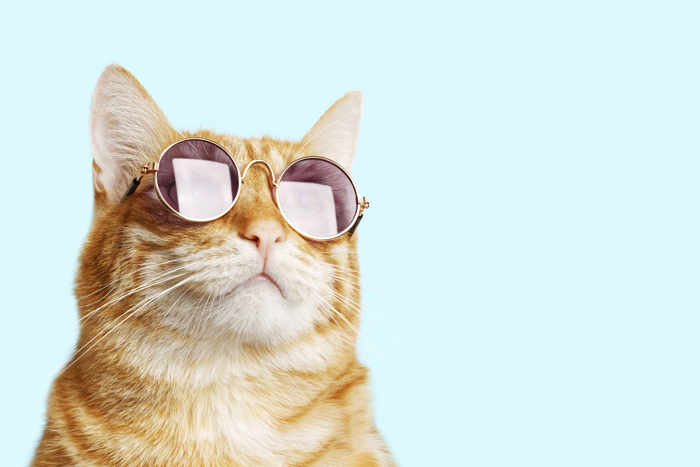
#> input picture images/p3.jpg, 700 x 467 px
$ python min_filter.py
#> lines starting #> are read from the running program, lines starting #| are printed output that depends on the picture
import scipy.ndimage
from PIL import Image
from sys import argv
from pylab import *


def get_min_filter(im):
	return Image.fromarray(scipy.ndimage.filters.minimum_filter(im,size=5, footprint = None, output = None, mode= 'reflect', cval =0.0,origin =0))

if __name__ == '__main__':
	im_link = './images/p3.jpg'
	if len(argv) > 1:
		im_link = './images/' + argv[1]
	im = Image.open(im_link)
#> im is the input picture: PIL image 700x467 RGB; mean R, G, B 214, 225.7, 220.2

	figure(figsize=(15, 15))

	subplot(2, 1, 1, title='Original')
	imshow(im)

	subplot(2, 1, 2, title='Min filter')
	imshow(get_min_filter(im))
#> in get_min_filter, `return Image.fromarray(scipy.ndimage.filters.minimum_filter(im,size=5,..`:
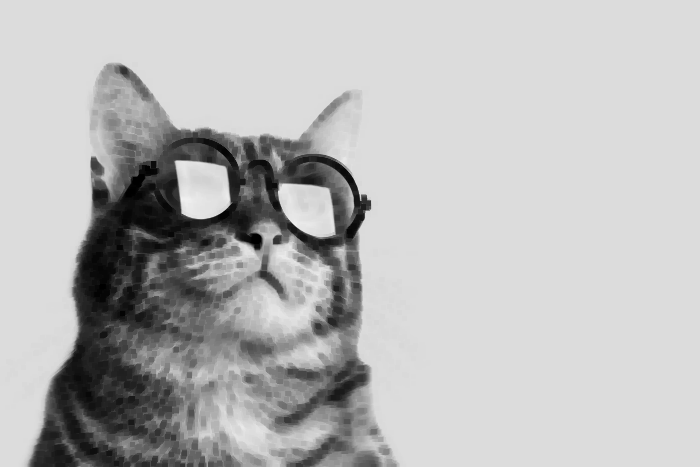
#> returned value: PIL image 700x467 RGB; min 0, max 241, mean 185.4

	show()
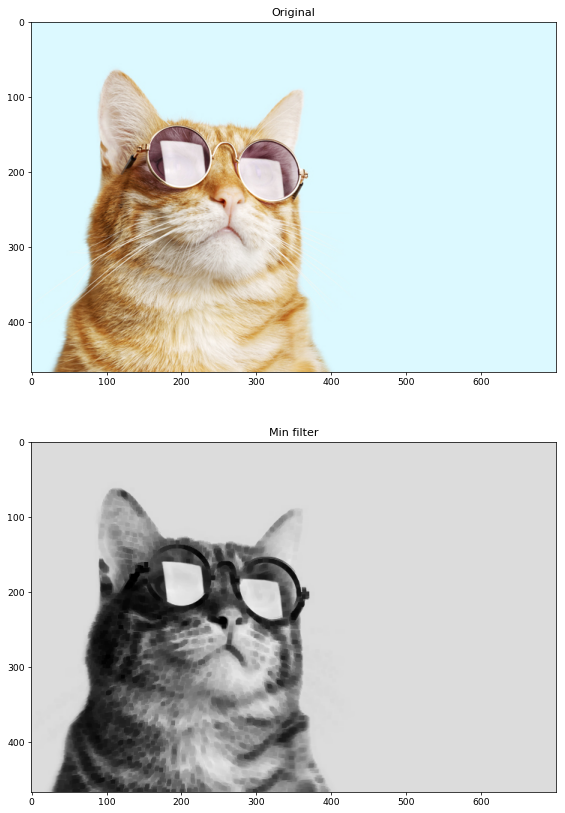
#> figure drawn by matplotlib, 2 panels

$ run again, with images/p2.jpg copied over images/p3.jpg
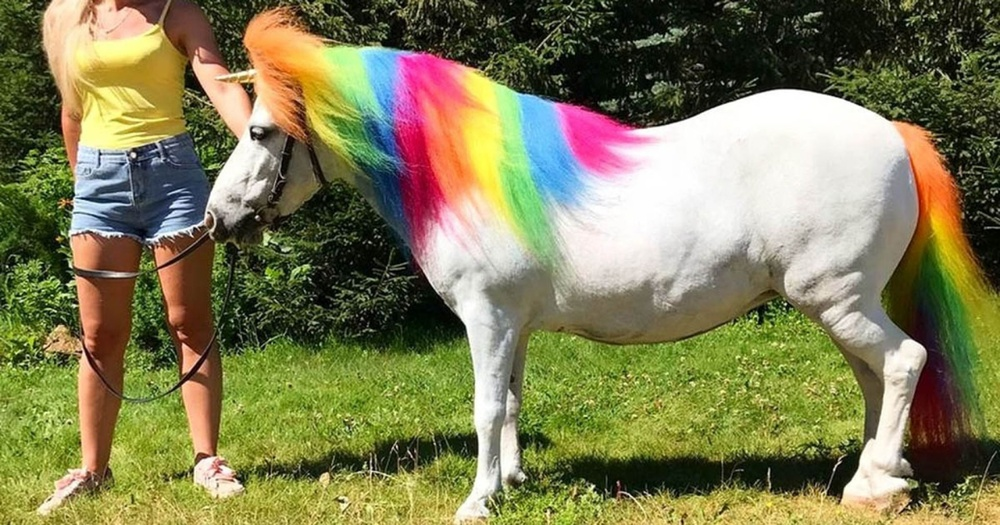
#> input picture images/p2.jpg, 1000 x 525 px, shrunk from 1920 x 1008 before the run
#> im is the input picture: PIL image 1000x525 RGB; mean R, G, B 128.2, 125.3, 85.4
#> in get_min_filter, `return Image.fromarray(scipy.ndimage.filters.minimum_filter(im,size=5,..`:
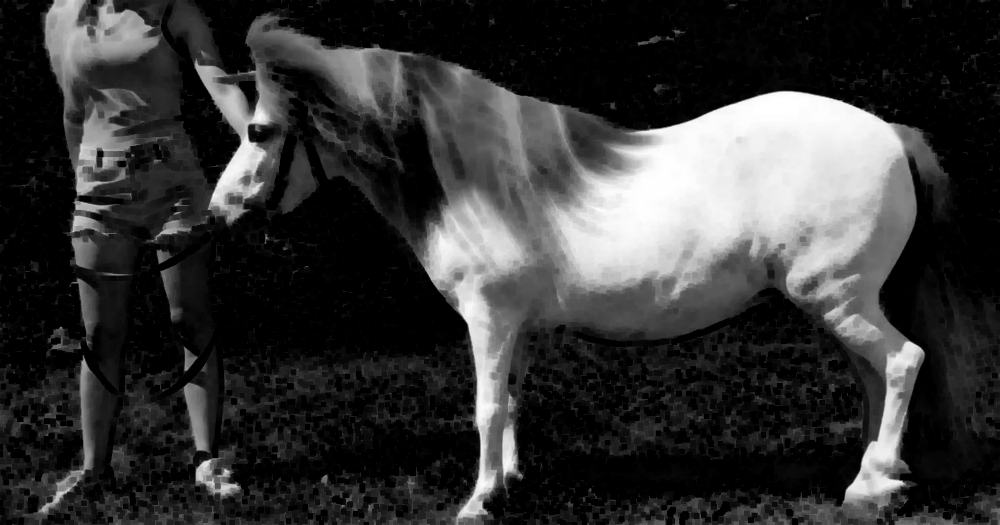
#> returned value: PIL image 1000x525 RGB; min 0, max 255, mean 53.4
#> `show()`:
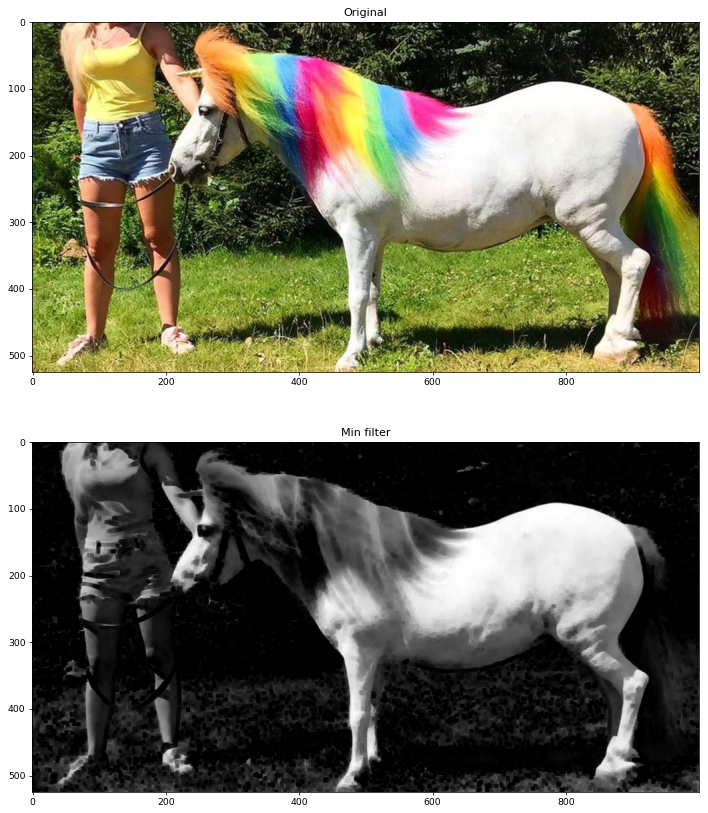
#> figure drawn by matplotlib, 2 panels
